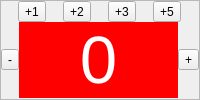
      <widget class="QFrame" name="frame_2">
       <property name="frameShape">
        <enum>QFrame::StyledPanel</enum>
       </property>
       <property name="frameShadow">
        <enum>QFrame::Raised</enum>
       </property>
       <layout class="QGridLayout" name="gridLayout_2">
        <property name="margin">
         <number>0</number>
        </property>
        <property name="spacing">
         <number>0</number>
        </property>
        <item row="0" column="0" colspan="3">
         <layout class="QHBoxLayout" name="horizontalLayout_5">
          <item>
           <widget class="QToolButton" name="plus1RedPoint">
            <property name="text">
             <string>+1</string>
            </property>
           </widget>
          </item>
          <item>
           <widget class="QToolButton" name="plus2RedPoint">
            <property name="text">
             <string>+2</string>
            </property>
           </widget>
          </item>
          <item>
           <widget class="QToolButton" name="plus3RedPoint">
            <property name="text">
             <string>+3</string>
            </property>
           </widget>
          </item>
          <item>
           <widget class="QToolButton" name="plus5RedPoint">
            <property name="text">
             <string>+5</string>
            </property>
           </widget>
          </item>
         </layout>
        </item>
        <item row="1" column="0">
         <widget class="QToolButton" name="minusRedPoint">
          <property name="text">
           <string>-</string>
          </property>
          <property name="icon">
           <iconset resource="../../melampig.qrc">
            <normaloff>:/minus</normaloff>:/minus</iconset>
          </property>
         </widget>
        </item>
        <item row="1" column="1">
         <widget class="QLabel" name="redPoint">
          <property name="minimumSize">
           <size>
            <width>100</width>
            <height>0</height>
           </size>
          </property>
          <property name="palette">
           <palette>
            <active>
             <colorrole role="WindowText">
              <brush brushstyle="SolidPattern">
               <color alpha="255">
                <red>255</red>
                <green>255</green>
                <blue>255</blue>
               </color>
              </brush>
             </colorrole>
             <colorrole role="Button">
              <brush brushstyle="SolidPattern">
               <color alpha="255">
                <red>255</red>
                <green>0</green>
                <blue>0</blue>
               </color>
              </brush>
             </colorrole>
             <colorrole role="Light">
              <brush brushstyle="SolidPattern">
               <color alpha="255">
                <red>255</red>
                <green>127</green>
                <blue>127</blue>
               </color>
              </brush>
             </colorrole>
             <colorrole role="Midlight">
              <brush brushstyle="SolidPattern">
               <color alpha="255">
                <red>255</red>
                <green>63</green>
                <blue>63</blue>
               </color>
              </brush>
             </colorrole>
             <colorrole role="Dark">
              <brush brushstyle="SolidPattern">
               <color alpha="255">
                <red>127</red>
                <green>0</green>
                <blue>0</blue>
               </color>
              </brush>
             </colorrole>
             <colorrole role="Mid">
              <brush brushstyle="SolidPattern">
               <color alpha="255">
                <red>170</red>
                <green>0</green>
                <blue>0</blue>
               </color>
              </brush>
             </colorrole>
             <colorrole role="Text">
              <brush brushstyle="SolidPattern">
               <color alpha="255">
                <red>255</red>
                <green>255</green>
                <blue>255</blue>
               </color>
              </brush>
             </colorrole>
             <colorrole role="BrightText">
              <brush brushstyle="SolidPattern">
               <color alpha="255">
                <red>255</red>
                <green>255</green>
                <blue>255</blue>
               </color>
              </brush>
             </colorrole>
             <colorrole role="ButtonText">
              <brush brushstyle="SolidPattern">
               <color alpha="255">
                <red>0</red>
                <green>0</green>
                <blue>0</blue>
               </color>
              </brush>
             </colorrole>
             <colorrole role="Base">
              <brush brushstyle="SolidPattern">
               <color alpha="255">
                <red>255</red>
                <green>255</green>
                <blue>255</blue>
               </color>
              </brush>
             </colorrole>
             <colorrole role="Window">
              <brush brushstyle="SolidPattern">
               <color alpha="255">
                <red>255</red>
                <green>0</green>
                <blue>0</blue>
               </color>
              </brush>
             </colorrole>
             <colorrole role="Shadow">
              <brush brushstyle="SolidPattern">
               <color alpha="255">
                <red>0</red>
                <green>0</green>
                <blue>0</blue>
               </color>
              </brush>
             </colorrole>
             <colorrole role="AlternateBase">
              <brush brushstyle="SolidPattern">
               <color alpha="255">
                <red>255</red>
                <green>127</green>
                <blue>127</blue>
               </color>
              </brush>
             </colorrole>
             <colorrole role="ToolTipBase">
              <brush brushstyle="SolidPattern">
               <color alpha="255">
                <red>255</red>
                <green>255</green>
                <blue>220</blue>
               </color>
              </brush>
             </colorrole>
             <colorrole role="ToolTipText">
              <brush brushstyle="SolidPattern">
               <color alpha="255">
                <red>0</red>
                <green>0</green>
                <blue>0</blue>
               </color>
              </brush>
             </colorrole>
            </active>
            <inactive>
             <colorrole role="WindowText">
              <brush brushstyle="SolidPattern">
               <color alpha="255">
                <red>255</red>
                <green>255</green>
                <blue>255</blue>
               </color>
              </brush>
             </colorrole>
             <colorrole role="Button">
              <brush brushstyle="SolidPattern">
               <color alpha="255">
                <red>255</red>
                <green>0</green>
                <blue>0</blue>
               </color>
              </brush>
             </colorrole>
             <colorrole role="Light">
              <brush brushstyle="SolidPattern">
               <color alpha="255">
                <red>255</red>
                <green>127</green>
                <blue>127</blue>
               </color>
              </brush>
             </colorrole>
             <colorrole role="Midlight">
              <brush brushstyle="SolidPattern">
               <color alpha="255">
                <red>255</red>
                <green>63</green>
                <blue>63</blue>
               </color>
              </brush>
             </colorrole>
             <colorrole role="Dark">
              <brush brushstyle="SolidPattern">
               <color alpha="255">
                <red>127</red>
                <green>0</green>
                <blue>0</blue>
               </color>
              </brush>
             </colorrole>
             <colorrole role="Mid">
              <brush brushstyle="SolidPattern">
               <color alpha="255">
                <red>170</red>
                <green>0</green>
                <blue>0</blue>
               </color>
              </brush>
             </colorrole>
             <colorrole role="Text">
              <brush brushstyle="SolidPattern">
               <color alpha="255">
                <red>255</red>
                <green>255</green>
                <blue>255</blue>
               </color>
              </brush>
             </colorrole>
             <colorrole role="BrightText">
              <brush brushstyle="SolidPattern">
               <color alpha="255">
                <red>255</red>
                <green>255</green>
                <blue>255</blue>
               </color>
              </brush>
             </colorrole>
             <colorrole role="ButtonText">
              <brush brushstyle="SolidPattern">
               <color alpha="255">
                <red>0</red>
                <green>0</green>
                <blue>0</blue>
               </color>
              </brush>
             </colorrole>
             <colorrole role="Base">
              <brush brushstyle="SolidPattern">
               <color alpha="255">
                <red>255</red>
                <green>255</green>
                <blue>255</blue>
               </color>
              </brush>
             </colorrole>
             <colorrole role="Window">
              <brush brushstyle="SolidPattern">
               <color alpha="255">
                <red>255</red>
                <green>0</green>
                <blue>0</blue>
               </color>
              </brush>
             </colorrole>
             <colorrole role="Shadow">
              <brush brushstyle="SolidPattern">
               <color alpha="255">
                <red>0</red>
                <green>0</green>
                <blue>0</blue>
               </color>
              </brush>
             </colorrole>
             <colorrole role="AlternateBase">
              <brush brushstyle="SolidPattern">
               <color alpha="255">
                <red>255</red>
                <green>127</green>
                <blue>127</blue>
               </color>
              </brush>
             </colorrole>
             <colorrole role="ToolTipBase">
              <brush brushstyle="SolidPattern">
               <color alpha="255">
                <red>255</red>
                <green>255</green>
                <blue>220</blue>
               </color>
              </brush>
             </colorrole>
             <colorrole role="ToolTipText">
              <brush brushstyle="SolidPattern">
               <color alpha="255">
                <red>0</red>
                <green>0</green>
                <blue>0</blue>
               </color>
              </brush>
             </colorrole>
            </inactive>
            <disabled>
             <colorrole role="WindowText">
              <brush brushstyle="SolidPattern">
               <color alpha="255">
                <red>127</red>
                <green>0</green>
                <blue>0</blue>
               </color>
              </brush>
             </colorrole>
             <colorrole role="Button">
              <brush brushstyle="SolidPattern">
               <color alpha="255">
                <red>255</red>
                <green>0</green>
                <blue>0</blue>
               </color>
              </brush>
             </colorrole>
             <colorrole role="Light">
              <brush brushstyle="SolidPattern">
               <color alpha="255">
                <red>255</red>
                <green>127</green>
                <blue>127</blue>
               </color>
              </brush>
             </colorrole>
             <colorrole role="Midlight">
              <brush brushstyle="SolidPattern">
               <color alpha="255">
                <red>255</red>
                <green>63</green>
                <blue>63</blue>
               </color>
              </brush>
             </colorrole>
             <colorrole role="Dark">
              <brush brushstyle="SolidPattern">
               <color alpha="255">
                <red>127</red>
                <green>0</green>
                <blue>0</blue>
               </color>
              </brush>
             </colorrole>
             <colorrole role="Mid">
              <brush brushstyle="SolidPattern">
               <color alpha="255">
                <red>170</red>
                <green>0</green>
                <blue>0</blue>
               </color>
              </brush>
             </colorrole>
             <colorrole role="Text">
              <brush brushstyle="SolidPattern">
               <color alpha="255">
                <red>127</red>
                <green>0</green>
                <blue>0</blue>
               </color>
              </brush>
             </colorrole>
             <colorrole role="BrightText">
              <brush brushstyle="SolidPattern">
               <color alpha="255">
                <red>255</red>
                <green>255</green>
                <blue>255</blue>
               </color>
              </brush>
             </colorrole>
             <colorrole role="ButtonText">
              <brush brushstyle="SolidPattern">
               <color alpha="255">
                <red>127</red>
                <green>0</green>
                <blue>0</blue>
               </color>
              </brush>
             </colorrole>
             <colorrole role="Base">
              <brush brushstyle="SolidPattern">
               <color alpha="255">
                <red>255</red>
                <green>0</green>
                <blue>0</blue>
               </color>
              </brush>
             </colorrole>
             <colorrole role="Window">
              <brush brushstyle="SolidPattern">
               <color alpha="255">
                <red>255</red>
                <green>0</green>
                <blue>0</blue>
               </color>
              </brush>
             </colorrole>
             <colorrole role="Shadow">
              <brush brushstyle="SolidPattern">
               <color alpha="255">
                <red>0</red>
                <green>0</green>
                <blue>0</blue>
               </color>
              </brush>
             </colorrole>
             <colorrole role="AlternateBase">
              <brush brushstyle="SolidPattern">
               <color alpha="255">
                <red>255</red>
                <green>0</green>
                <blue>0</blue>
               </color>
              </brush>
             </colorrole>
             <colorrole role="ToolTipBase">
              <brush brushstyle="SolidPattern">
               <color alpha="255">
                <red>255</red>
                <green>255</green>
                <blue>220</blue>
               </color>
              </brush>
             </colorrole>
             <colorrole role="ToolTipText">
              <brush brushstyle="SolidPattern">
               <color alpha="255">
                <red>0</red>
                <green>0</green>
                <blue>0</blue>
               </color>
              </brush>
             </colorrole>
            </disabled>
           </palette>
          </property>
          <property name="font">
           <font>
            <pointsize>50</pointsize>
           </font>
          </property>
          <property name="autoFillBackground">
           <bool>true</bool>
          </property>
          <property name="text">
           <string>0</string>
          </property>
          <property name="alignment">
           <set>Qt::AlignCenter</set>
          </property>
         </widget>
        </item>
        <item row="1" column="2">
         <widget class="QToolButton" name="plusRedPoint">
          <property name="text">
           <string>+</string>
          </property>
          <property name="icon">
           <iconset resource="../../melampig.qrc">
            <normaloff>:/plus</normaloff>:/plus</iconset>
          </property>
         </widget>
        </item>
       </layout>
      </widget>
